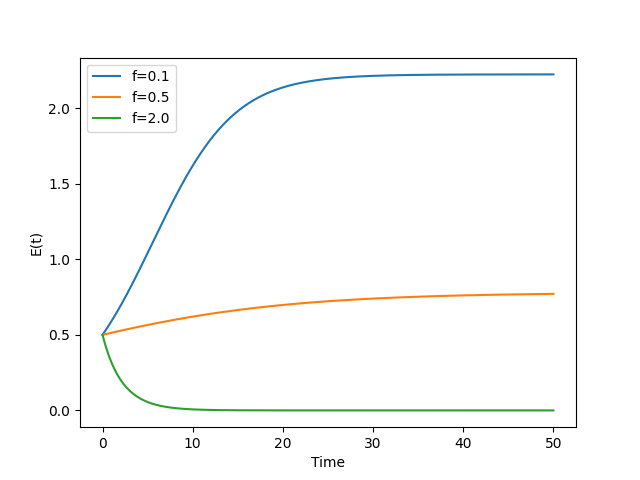

Generate this figure with Python:
import numpy as np
from scipy.integrate import odeint
import matplotlib.pyplot as plt

def dE_dt(E, t, f, μ=0.1, Emax=1, λ=0.3, σ=0.2):
    Γ = 0.8 * E / (1 + 0.5*f)  # Γ(f,E)简化版
    return μ*E*(1-E/Emax) - λ*f*E + σ*Γ

t = np.linspace(0, 50, 1000)
E0 = 0.5  # 初始壁垒

# 模拟不同频度下的E(t)
for f in [0.1, 0.5, 2.0]:
    E = odeint(dE_dt, E0, t, args=(f,))
    plt.plot(t, E, label=f'f={f}')

plt.xlabel('Time'); plt.ylabel('E(t)'); plt.legend()
plt.show()
